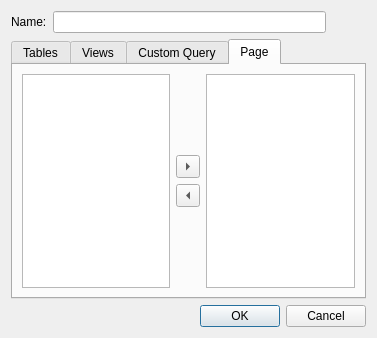
<?xml version="1.0" encoding="UTF-8"?>
<ui version="4.0">
 <class>LReportDatabaseTablesDialog</class>
 <widget class="QDialog" name="LReportDatabaseTablesDialog">
  <property name="geometry">
   <rect>
    <x>0</x>
    <y>0</y>
    <width>377</width>
    <height>338</height>
   </rect>
  </property>
  <property name="windowTitle">
   <string>New datatable</string>
  </property>
  <property name="windowIcon">
   <iconset>
    <normaloff>:/designer/qtreport_32</normaloff>:/designer/qtreport_32</iconset>
  </property>
  <property name="modal">
   <bool>true</bool>
  </property>
  <layout class="QVBoxLayout" name="verticalLayout_2">
   <item>
    <layout class="QHBoxLayout" name="horizontalLayout_2">
     <item>
      <widget class="QLabel" name="label_3">
       <property name="text">
        <string>Name:</string>
       </property>
      </widget>
     </item>
     <item>
      <widget class="QLineEdit" name="lineEdit"/>
     </item>
     <item>
      <spacer name="horizontalSpacer">
       <property name="orientation">
        <enum>Qt::Horizontal</enum>
       </property>
       <property name="sizeType">
        <enum>QSizePolicy::Fixed</enum>
       </property>
       <property name="sizeHint" stdset="0">
        <size>
         <width>40</width>
         <height>20</height>
        </size>
       </property>
      </spacer>
     </item>
    </layout>
   </item>
   <item>
    <widget class="QTabWidget" name="tabWidget">
     <property name="currentIndex">
      <number>3</number>
     </property>
     <widget class="QWidget" name="tab">
      <attribute name="title">
       <string>Tables</string>
      </attribute>
      <layout class="QGridLayout" name="gridLayout_3">
       <item row="0" column="0">
        <widget class="QListWidget" name="listWidgetTables">
         <property name="editTriggers">
          <set>QAbstractItemView::NoEditTriggers</set>
         </property>
         <property name="alternatingRowColors">
          <bool>true</bool>
         </property>
        </widget>
       </item>
      </layout>
     </widget>
     <widget class="QWidget" name="tab_2">
      <attribute name="title">
       <string>Views</string>
      </attribute>
      <layout class="QVBoxLayout" name="verticalLayout_4">
       <item>
        <widget class="QListWidget" name="listWidgetViews">
         <property name="editTriggers">
          <set>QAbstractItemView::NoEditTriggers</set>
         </property>
         <property name="alternatingRowColors">
          <bool>true</bool>
         </property>
         <property name="viewMode">
          <enum>QListView::ListMode</enum>
         </property>
        </widget>
       </item>
      </layout>
     </widget>
     <widget class="QWidget" name="tab_4">
      <attribute name="title">
       <string>Custom Query</string>
      </attribute>
      <layout class="QGridLayout" name="gridLayout">
       <item row="0" column="0">
        <widget class="QLabel" name="label">
         <property name="text">
          <string>Query Text:</string>
         </property>
        </widget>
       </item>
       <item row="0" column="1">
        <widget class="QLabel" name="label_2">
         <property name="text">
          <string>Parameters:</string>
         </property>
        </widget>
       </item>
       <item row="1" column="0">
        <widget class="QTextEdit" name="textEditCustomQuery"/>
       </item>
       <item row="1" column="1">
        <widget class="QListWidget" name="listWidgetParameters">
         <property name="maximumSize">
          <size>
           <width>150</width>
           <height>16777215</height>
          </size>
         </property>
        </widget>
       </item>
      </layout>
     </widget>
     <widget class="QWidget" name="tab_3">
      <attribute name="title">
       <string>Page</string>
      </attribute>
      <layout class="QHBoxLayout" name="horizontalLayout">
       <item>
        <widget class="QTreeWidget" name="treeWidget">
         <property name="rootIsDecorated">
          <bool>true</bool>
         </property>
         <attribute name="headerVisible">
          <bool>false</bool>
         </attribute>
         <column>
          <property name="text">
           <string notr="true">1</string>
          </property>
         </column>
        </widget>
       </item>
       <item>
        <layout class="QVBoxLayout" name="verticalLayout">
         <item>
          <spacer name="verticalSpacer">
           <property name="orientation">
            <enum>Qt::Vertical</enum>
           </property>
           <property name="sizeHint" stdset="0">
            <size>
             <width>20</width>
             <height>40</height>
            </size>
           </property>
          </spacer>
         </item>
         <item>
          <widget class="QToolButton" name="toolButtonAdd">
           <property name="text">
            <string>...</string>
           </property>
           <property name="arrowType">
            <enum>Qt::RightArrow</enum>
           </property>
          </widget>
         </item>
         <item>
          <widget class="QToolButton" name="toolButtonRemove">
           <property name="text">
            <string>...</string>
           </property>
           <property name="arrowType">
            <enum>Qt::LeftArrow</enum>
           </property>
          </widget>
         </item>
         <item>
          <spacer name="verticalSpacer_2">
           <property name="orientation">
            <enum>Qt::Vertical</enum>
           </property>
           <property name="sizeHint" stdset="0">
            <size>
             <width>20</width>
             <height>40</height>
            </size>
           </property>
          </spacer>
         </item>
        </layout>
       </item>
       <item>
        <widget class="QTreeWidget" name="treeWidgetReportScheema">
         <attribute name="headerVisible">
          <bool>false</bool>
         </attribute>
         <column>
          <property name="text">
           <string notr="true">1</string>
          </property>
         </column>
        </widget>
       </item>
      </layout>
     </widget>
    </widget>
   </item>
   <item>
    <widget class="QDialogButtonBox" name="buttonBox">
     <property name="orientation">
      <enum>Qt::Horizontal</enum>
     </property>
     <property name="standardButtons">
      <set>QDialogButtonBox::Cancel|QDialogButtonBox::Ok</set>
     </property>
    </widget>
   </item>
  </layout>
 </widget>
 <resources/>
 <connections>
  <connection>
   <sender>buttonBox</sender>
   <signal>accepted()</signal>
   <receiver>LReportDatabaseTablesDialog</receiver>
   <slot>accept()</slot>
   <hints>
    <hint type="sourcelabel">
     <x>252</x>
     <y>333</y>
    </hint>
    <hint type="destinationlabel">
     <x>157</x>
     <y>274</y>
    </hint>
   </hints>
  </connection>
  <connection>
   <sender>buttonBox</sender>
   <signal>rejected()</signal>
   <receiver>LReportDatabaseTablesDialog</receiver>
   <slot>reject()</slot>
   <hints>
    <hint type="sourcelabel">
     <x>320</x>
     <y>333</y>
    </hint>
    <hint type="destinationlabel">
     <x>286</x>
     <y>274</y>
    </hint>
   </hints>
  </connection>
 </connections>
</ui>
